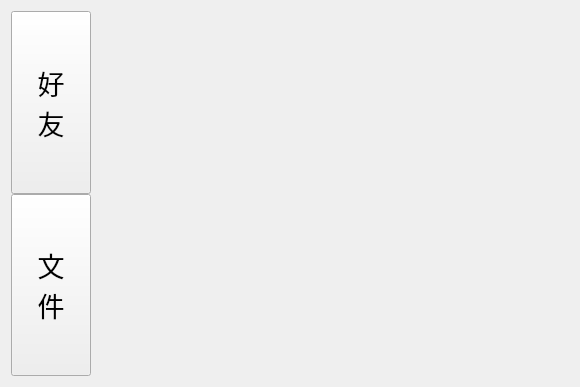
<?xml version="1.0" encoding="UTF-8"?>
<ui version="4.0">
 <class>Index</class>
 <widget class="QWidget" name="Index">
  <property name="geometry">
   <rect>
    <x>0</x>
    <y>0</y>
    <width>580</width>
    <height>387</height>
   </rect>
  </property>
  <property name="windowTitle">
   <string>首页</string>
  </property>
  <property name="windowIcon">
   <iconset>
    <normaloff>C:/Users/39886/Desktop/云盘.png</normaloff>C:/Users/39886/Desktop/云盘.png</iconset>
  </property>
  <layout class="QHBoxLayout" name="horizontalLayout">
   <item>
    <layout class="QVBoxLayout" name="verticalLayout">
     <property name="spacing">
      <number>0</number>
     </property>
     <item>
      <widget class="QPushButton" name="friend_PB">
       <property name="sizePolicy">
        <sizepolicy hsizetype="Minimum" vsizetype="Expanding">
         <horstretch>0</horstretch>
         <verstretch>0</verstretch>
        </sizepolicy>
       </property>
       <property name="font">
        <font>
         <family>Agency FB</family>
         <pointsize>20</pointsize>
        </font>
       </property>
       <property name="text">
        <string>好
友</string>
       </property>
      </widget>
     </item>
     <item>
      <widget class="QPushButton" name="file_PB">
       <property name="sizePolicy">
        <sizepolicy hsizetype="Minimum" vsizetype="Expanding">
         <horstretch>0</horstretch>
         <verstretch>0</verstretch>
        </sizepolicy>
       </property>
       <property name="font">
        <font>
         <family>Agency FB</family>
         <pointsize>20</pointsize>
        </font>
       </property>
       <property name="text">
        <string>文
件</string>
       </property>
      </widget>
     </item>
    </layout>
   </item>
   <item>
    <widget class="QStackedWidget" name="stackedWidget">
     <widget class="Friend" name="friendPage"/>
     <widget class="File" name="filePage"/>
    </widget>
   </item>
  </layout>
 </widget>
 <customwidgets>
  <customwidget>
   <class>Friend</class>
   <extends>QWidget</extends>
   <header>friend.h</header>
   <container>1</container>
  </customwidget>
  <customwidget>
   <class>File</class>
   <extends>QWidget</extends>
   <header>file.h</header>
   <container>1</container>
  </customwidget>
 </customwidgets>
 <resources/>
 <connections/>
</ui>
